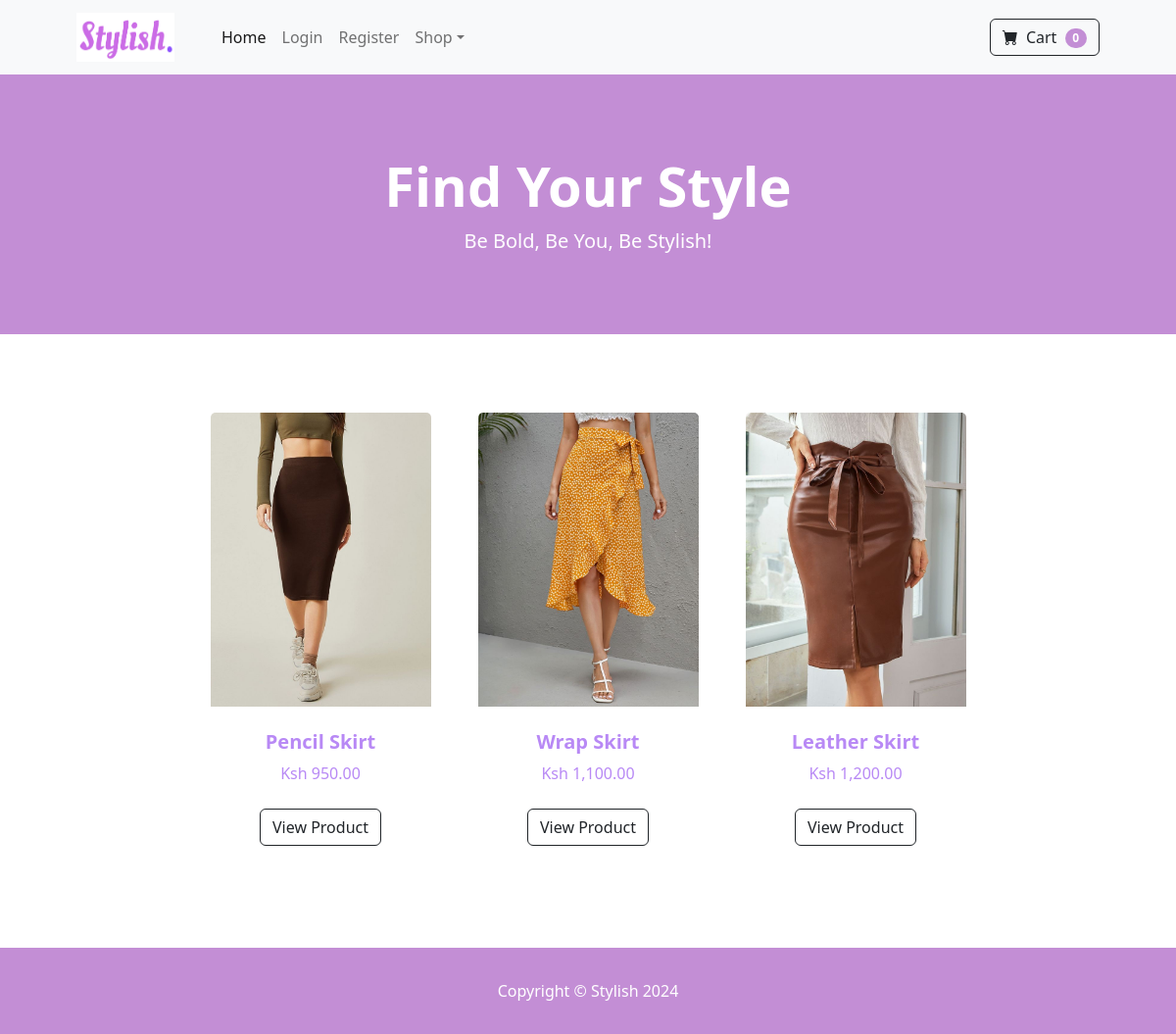
The app's page /category/Skirts with its own data.
### fashion/models.py (models this page shows, shortened)
class Product(models.Model):
    name = models.CharField(max_length=100)
    price = models.DecimalField(default=0, decimal_places=2, max_digits=10)
    category = models.ForeignKey(Category, on_delete=models.CASCADE, default=1)
    description  = models.CharField(max_length=300, default='', blank=True, null=True)
    image = models.ImageField(upload_to='uploads/product/')

### fashion/views.py (the view)
# urls.py: path("category/<str:foo>", views.category, name="category")
def category(request, foo):
    foo = foo.replace('-', ' ')
    try:
        category = Category.objects.get(name=foo)
        products = Product.objects.filter(category=category)
        return render(request, "fashion/category.html", {
            "products":  products,
            "category": category
        })
    except:
          messages.success(request, ("Ooops! The Category Is Not Available"))
          return redirect("home")

### cart/cart.py (called while the page is built)
    def __len__(self):
        return len(self.cart)

### cart/context_processors.py (called while the page is built)
def cart(request):
    return {"cart": Cart(request)}

### fashion/templates/fashion/category.html (shortened to what this page needs)
{% load static %}
    {% include "fashion/layout.html" %}
    <body>
        {% block body %}
        {% load static %}
        <header class="bg-purple py-5">
            <div class="container px-4 px-lg-5 my-5">
                <div class="text-center text-white">
                    <h1 class="display-4 fw-bolder">Find Your Style</h1>
                    <p class="lead fw-normal text-white-50 mb-0">Be Bold, Be You, Be Stylish!</p>
                </div>
            </div>
        </header>
        <section class="py-5">
            <div class="container px-4 px-lg-5 mt-5">
                <div class="row gx-4 gx-lg-5 row-cols-2 row-cols-md-3 row-cols-xl-4 justify-content-center">
                    {% for product in products %}
                    <div class="col mb-5">
                        <div class="card h-100">
                            <img class="card-img-top" src="{{ product.image.url }}" alt="..." />
                            <div class="card-body p-4">
                                <div class="text-center">
                                    <h5 class="fw-bolder">{{ product.name }}</h5>
                                    Ksh {{ product.price }}
                                </div>
                            </div>
                            <div class="card-footer p-4 pt-0 border-top-0 bg-transparent">
                                <div class="text-center"><a class="btn btn-outline-dark mt-auto" href="{% url 'product' product.id %}">View Product</a></div>
                            </div>
                        </div>
                    </div>
                    {% endfor %}
                           </div>
            </div>
        </section>
        {% include 'fashion/footer.html' %}
        {% endblock %}
    </body>

### records on screen
Product: image (picture), name "Pencil Skirt", price "950.00"
Product: image (picture), name "Wrap Skirt", price "1,100.00"
Product: image (picture), name "Leather Skirt", price "1,200.00"

### other values on screen
{{ cart|length }} "0"
